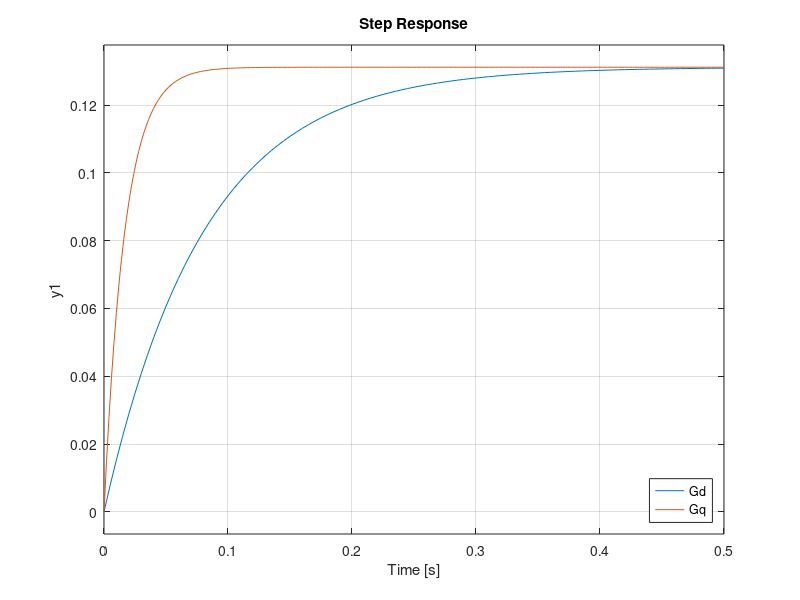
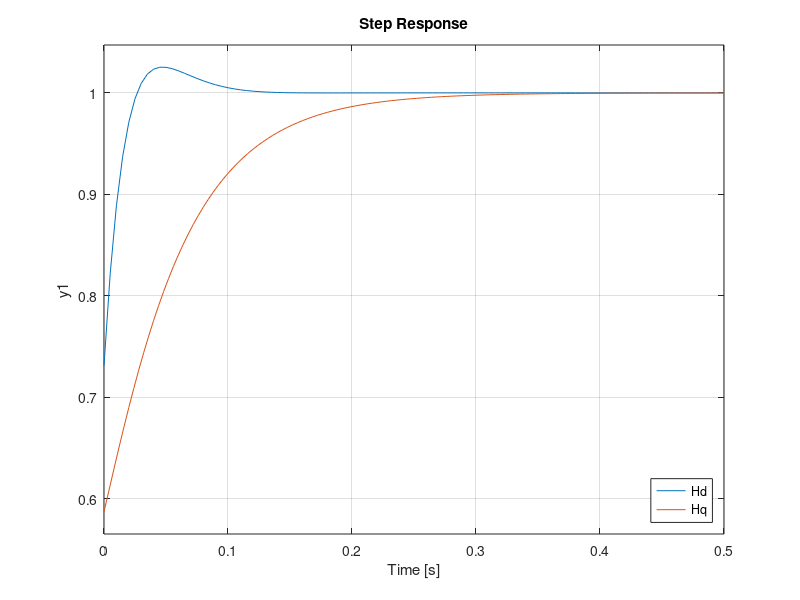

Recreate these plots in MATLAB, in order.
%% sDQ_PID.m
% Author: Daniel F. Daza
% This file is intended to study the transfer functions of the direct and
% quadrature axes.
clc, clear, close all;

%% Define transfer functions and simulate step
Gd = tf(0.1312, [0.0806, 1]);
Gq = tf(0.1312, [0.0168, 1]);

figure;
step(Gd, Gq);
legend('Gd', 'Gq', 'Location', 'SouthEast');

%% Synthetize controllers and simulate
Cd = zpk([-59.262, -59.262], 0, 1.672);
Cq = zpk([-40.597, -40.597], 0, 0.182);
Hd = (Cd * Gd)/(1 + Cd * Gd);
Hq = (Cq * Gq)/(1 + Cq * Gq);
figure;
step(Hd, Hq);
legend('Hd', 'Hq', 'Location', 'SouthEast');